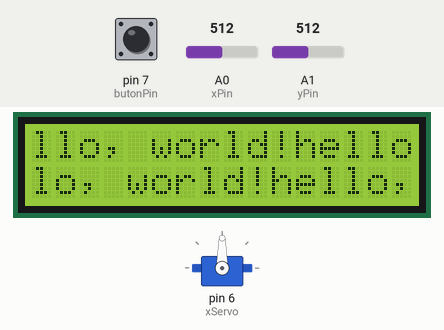
This sketch was run on a simulated Arduino Uno, built with avr-gcc and run on an emulated ATmega328P. Shown: servo, 16×2 character LCD. Inputs (shaded band) come from the test bench; at power-on: A0 (xPin) = 512, pin 7 (butonPin) HIGH, A1 (yPin) = 512. What the sketch prints to the serial monitor is not drawn.

Above: at 1.2 s.
1.3 s: A0 (xPin) set to 716
At 3.15 s:
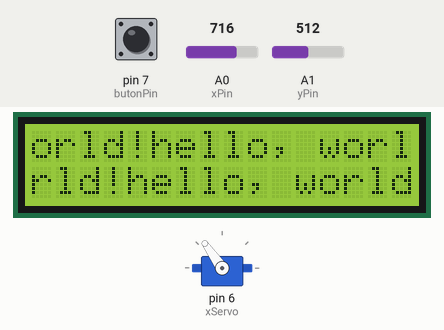
3.3 s: A0 (xPin) set to 900
At 4.18 s:
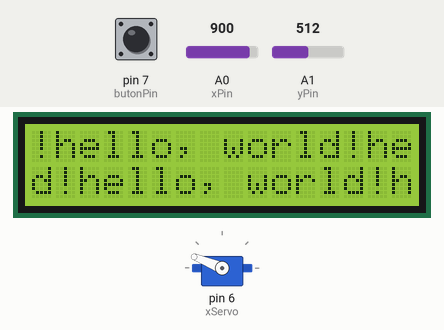
5.1 s: A0 (xPin) set to 989
At 5.41 s:
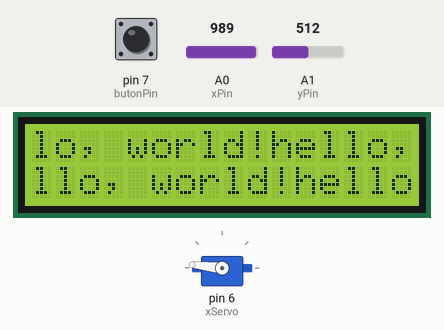
7.1 s: A0 (xPin) set to 1015
At 7.57 s:
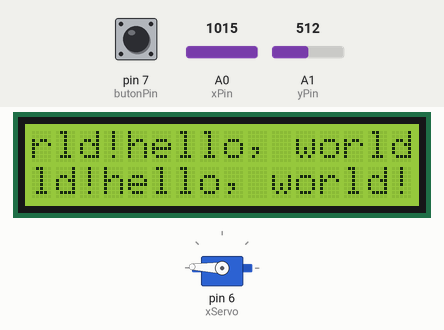
10.9 s: A0 (xPin) set to 306
At 11.69 s:
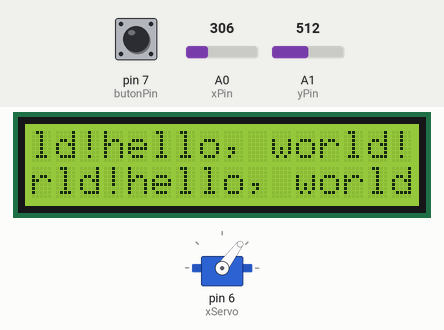
Timing chart, 0 to 13.7 s (numbered marks = the images above; inputs shaded):
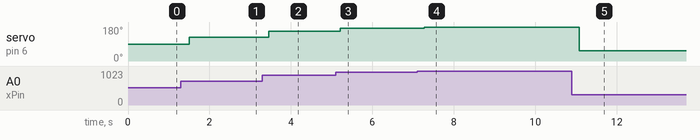

The sketch:

ServoJoystick.ino
```cpp
#include <Servo.h>
#include <LiquidCrystal.h>

const int rs = 12, en = 11, d4 = 5, d5 = 4, d6 = 3, d7 = 2;
LiquidCrystal lcd(rs, en, d4, d5, d6, d7);


#define xPin A0
#define yPin  A1
#define butonPin 7

Servo xServo;
int xPozisyon;
int yPozisyon;
int butonDurum;
int servopozisyon;
void setup() {
xServo.attach(6);
Serial.begin(9600);
pinMode(xPin, INPUT);
pinMode(yPin, INPUT);
pinMode(butonPin, INPUT_PULLUP);
lcd.begin(16, 2);

}

void loop() {

xPozisyon = analogRead(xPin);
yPozisyon = analogRead(yPin);
butonDurum = digitalRead(butonPin);

Serial.print("X Pozisyonu: ");
Serial.print(xPozisyon);
Serial.print(" | Y Pozisyonu: ");
Serial.print(yPozisyon);
Serial.print(" | Buton Durum: ");
Serial.println(butonDurum);
delay(100);

servopozisyon=map(xPozisyon,0,1023,0,180);
xServo.write(servopozisyon);
Serial.println(servopozisyon);
lcd.print("hello, world!");


}
```

Measured:
- the behaviour switches between 999 and 1000 on A0 (xPin) (found by bisection; images 3 and 4)
- after the input at 1.3 s, servo on pin 6 (xServo): 90° → 125° after 0.20 s
- after the input at 3.3 s, servo on pin 6 (xServo): 125° → 158° after 0.16 s
- after the input at 5.1 s, servo on pin 6 (xServo): 158° → 174° after 0.11 s
- after the input at 7.1 s, servo on pin 6 (xServo): 174° → 178° after 0.17 s
- after the input at 10.9 s, servo on pin 6 (xServo): 178° → 53° after 0.18 s
